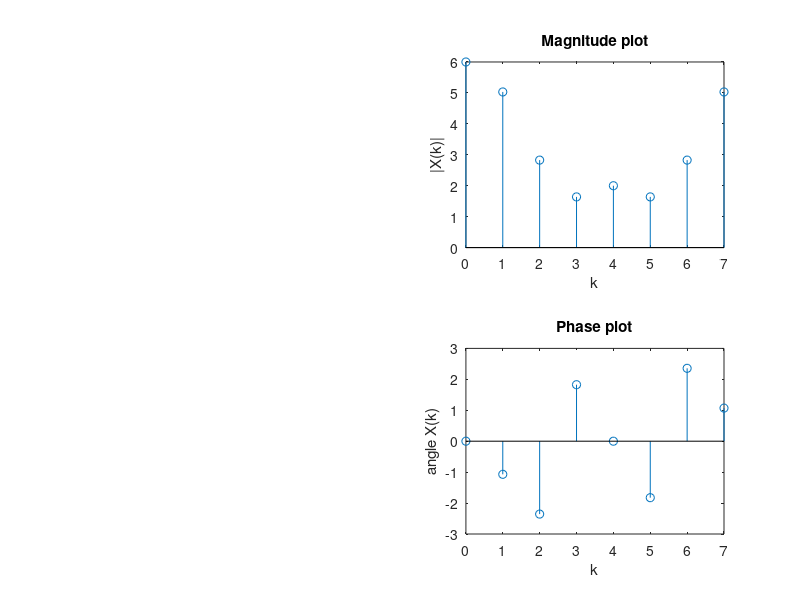

This figure's MATLAB source:
clc;
clear;
close all;

%sequesnce
%xn = input('Enter the sequence');
xn = [1 2 3];
%N = input('Enter no. of samples, N= ');
N= 8;
L =length(xn);

%for input taken from user check if n
 if(N<L)
    error('N should not be less than L');
 end
% 
 xn = [xn zeros(1,N-L)];
%X1 = [zeros(1,N-1);zeros(1,N-1)];

for k=0:N-1
    for n=0:N-1
        Wn = exp(-1i*2*pi*k*n/N);
        X1(k+1,n+1) = Wn;
    end
end

Xk = X1*xn'; % xn' means transpose of xn

t=0:N-1;
subplot(222);
stem(t, abs(Xk));
title("Magnitude plot");
xlabel('k');
ylabel('|X(k)|');

subplot(2,2,4);
stem(t,angle(Xk)); 
title('Phase plot');
xlabel('k');
ylabel('angle X(k)');






